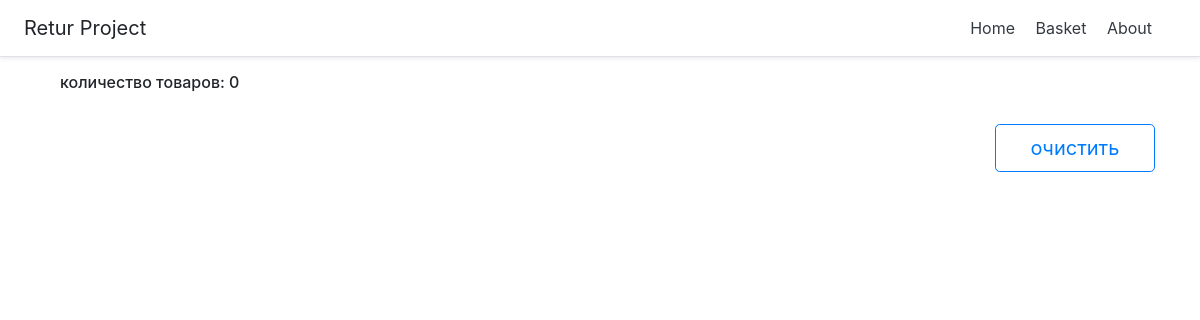
The page /basket on the database as committed earlier.
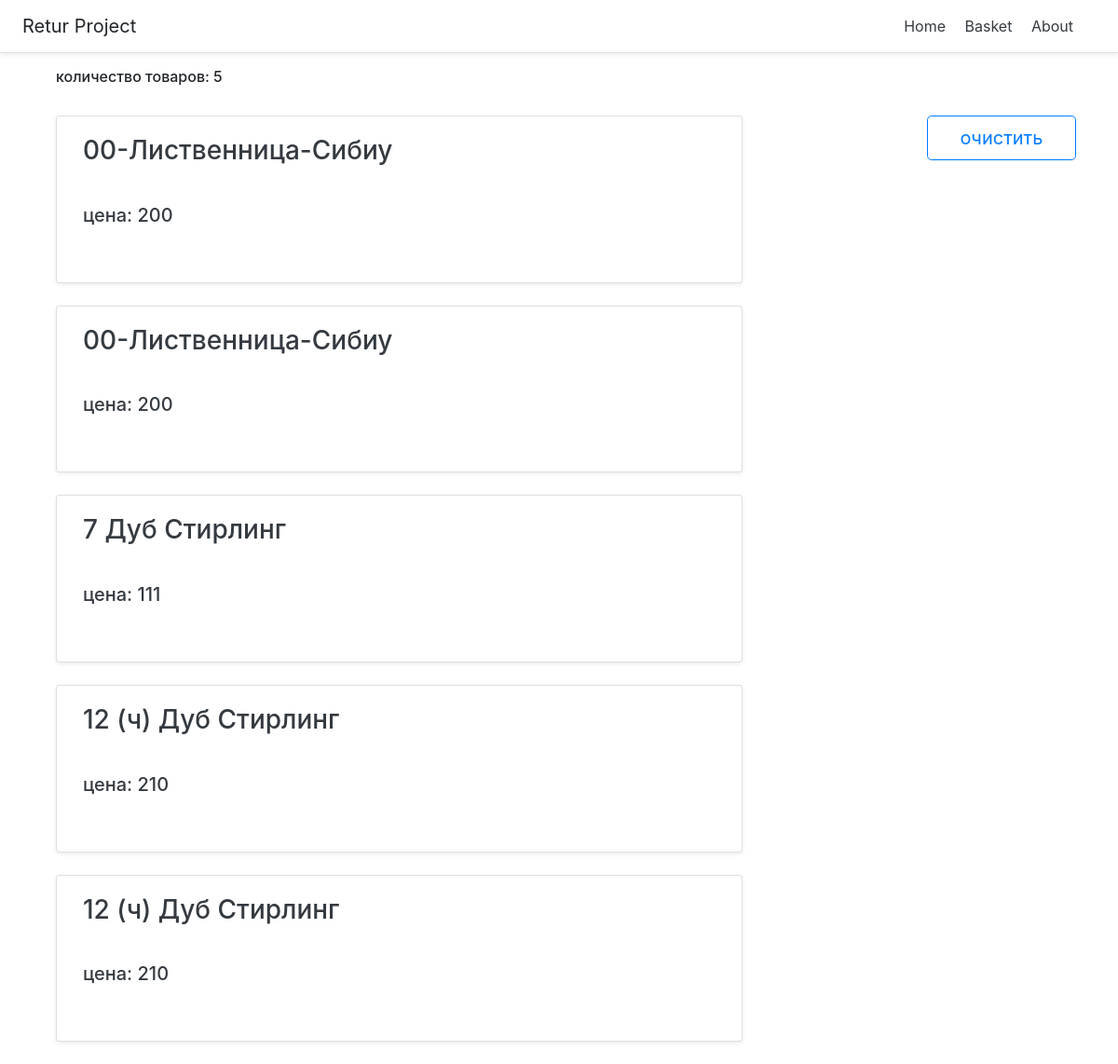
The same page on the database as committed later.
### main/models.py (models this page shows, shortened)
class BasketModel(models.Model):
    products = models.ForeignKey(ProductModel, on_delete=models.CASCADE, default='', blank=True, null=True)

class ProductModel(models.Model):
    ProductName = models.CharField(max_length=256, help_text="Enter product name", default="noname")
    ProductPrice = models.IntegerField(help_text="Enter product price", default=0)
    ProductImage = models.ImageField(null=True, blank=True)
    ProductDescription = models.CharField(max_length=2048, help_text="Enter product description", default="no "
                                                                                                          "description")

### main/views.py (the view)
# urls.py: path('basket', views.basket, name='basket'),
def basket(request):
    b = BasketModel.objects.all()
    amount = len(b)
    return render(request, 'main/basket.html', {'b': b, 'amount': amount})

### main/templates/main/basket.html (shortened to what this page needs)
{% extends 'main/base.html' %}
{% block content %}
<div class="container">
    <text><h6>количество товаров: {{ amount }}</h6></text>
</div><br/>
<div class="row">
    <div class="col-md-10" >
        <div class="container" xmlns="http://www.w3.org/1999/html">
            <div class="row">
                {% for product in b %}
                <div class="col-md-10" >
                        <div class="card mb-4 rounded-3 shadow-sm" >
                            <div class="card-body">
                                <h3 style="white-space: nowrap; overflow: hidden; text-overflow:ellipsis"><a class="p-2 text-dark" href="{% url 'product' productid=product.products.id %}" >{{ product.products.ProductName }}</a></h3><br/>
                                <h5 class="p-2 text-dark" > цена: {{ product.products.ProductPrice }}</h5><br/>
                            </div>
                        </div>
                    </div>
                {% endfor %}
            </div>
        </div>
    </div>
    <div class="col-md-2" >
    <form method="post" action="/clearcart">
        <input class="w-100 btn btn-lg btn-outline-primary" type="submit" value="очистить" name="confirm" />
    </form>
{% endblock %}

### main/templates/main/base.html (shortened to what this page needs)
<!doctype html>
<html lang="en">
<head>
    <link rel="stylesheet" href="https://cdn.jsdelivr.net/npm/bootstrap@4.6.0/dist/css/bootstrap.min.css">
</head>
<body>
  <div class="d-flex flex-column flex-md-row align-items-center p-3 px-md-4 mb-3 bg-white border-bottom shadow-sm">
    <h5 class="my-0 mr-md-auto font-weight-normal">Retur Project</h5>
      <nav class="my-2 my-md-0 mr-md-3">
        <a class="p-2 text-dark" href="{% url 'home' %}">Home</a>
        <a class="p-2 text-dark" href="{% url 'basket' %}">Basket</a>
        <a class="p-2 text-dark" href="{% url 'about' %}">About</a>
      </nav>
    </div>
  <div class="container">{% block content %}{% endblock %}</div>
</body>
</html>

Rows that differ between the two databases and show on the page:
added BasketModel: products.ProductName "00-Лиственница-Сибиу", products.ProductPrice "200"
added BasketModel: products.ProductName "00-Лиственница-Сибиу", products.ProductPrice "200"
added BasketModel: products.ProductName "7 Дуб Стирлинг", products.ProductPrice "111"
added BasketModel: products.ProductName "12 (ч) Дуб Стирлинг", products.ProductPrice "210"
added BasketModel: products.ProductName "12 (ч) Дуб Стирлинг", products.ProductPrice "210"
Other text that changed with them:
{{ amount }}: "0" → "5"
